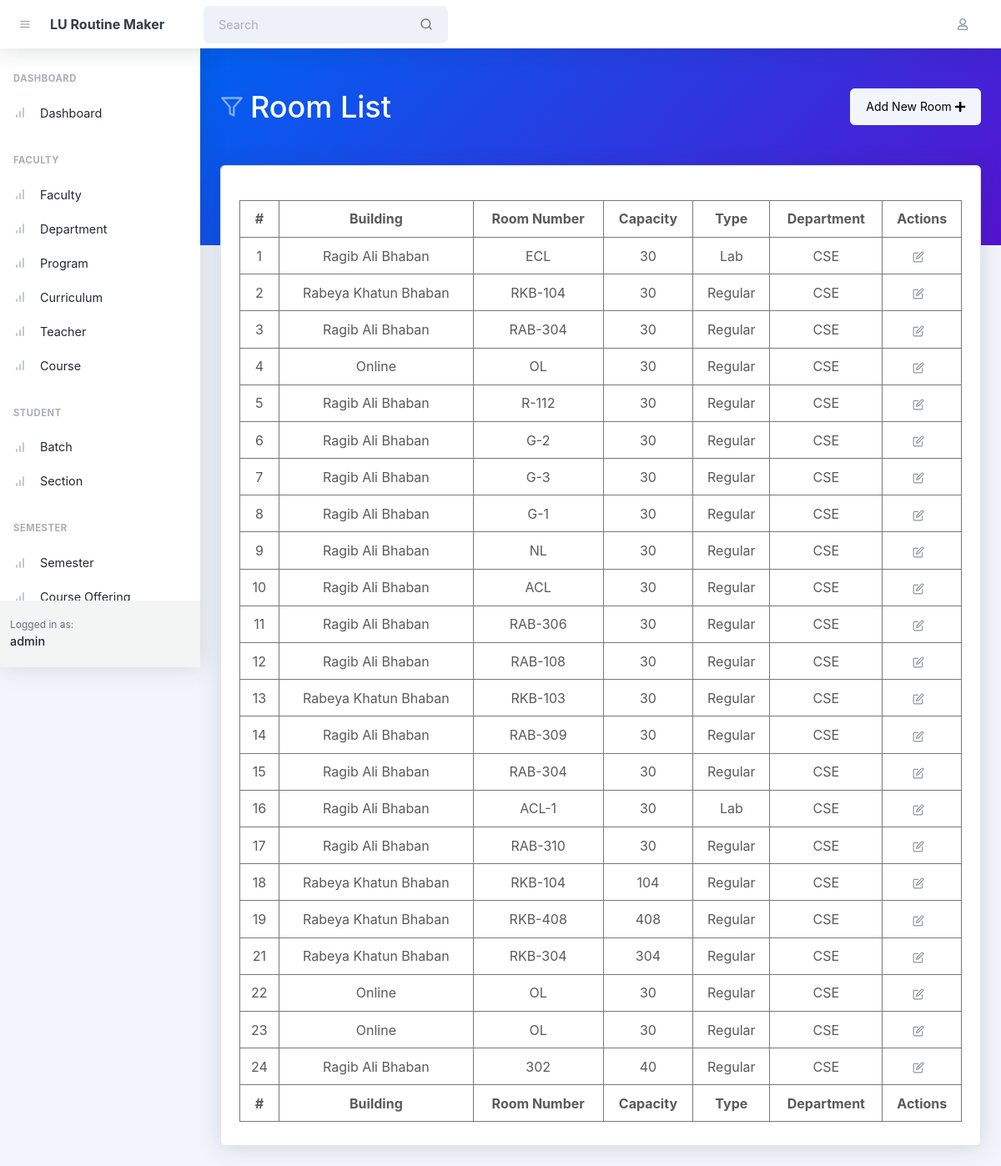
The app's page /rooms/ (signed in) with its own data.
### routine/models.py (models this page shows, shortened)
class Room(AbstractTimestampModel):
    class RoomType(models.TextChoices):
        REGULAR = 'regular', _('Regular')
        LAB = 'lab', _('Lab')
    building = models.ForeignKey(
        verbose_name=_('Building'),
        to='routine.Building',
        related_name='rooms',
        on_delete=models.CASCADE,
        null=True
    )
    room_number = models.CharField(
        verbose_name=_('Room Number/ Name'), max_length=32)
    capacity = models.IntegerField(verbose_name=_('Room Number'))
    type = models.CharField(
        verbose_name=_('Type'),
        choices=RoomType.choices,
        max_length=10
    )
    department = models.ForeignKey(
        verbose_name=_('Department'),
        to='faculty.Department',
        related_name='rooms',
        on_delete=models.CASCADE,
        null=True
    )
    class Meta:
        verbose_name = _('Room')
        verbose_name_plural = _('Rooms')

class Building(AbstractTimestampModel):
    title = models.CharField(verbose_name=_('Title'), max_length=255)
    class Meta:
        verbose_name = _('Building')
        verbose_name_plural = _('Buildings')

### faculty/models.py (models this page shows, shortened)
class Department(AbstractTimestampModel):
    department_id = models.CharField(verbose_name=_(
        'Short Code'), max_length=32, unique=True)
    title = models.CharField(verbose_name=_(
        'Title'), max_length=255, unique=True)
    faculty = models.ForeignKey(
        verbose_name=_('Faculty'),
        to='faculty.Faculty',
        related_name='departments',
        on_delete=models.CASCADE,
        null=True
    )
    class Meta:
        verbose_name = _('Department')
        verbose_name_plural = _('Departments')

### routine/views.py (the view)
# urls.py: path('rooms/', views.RoomListView.as_view(), name='room_list'),
@method_decorator(login_required, name='dispatch')
class RoomListView(ListView):
    model = Room
    template_name = 'room_list.html'
    context_object_name = 'rooms'
    def get_context_data(self, **kwargs):
        context = super().get_context_data(**kwargs)
        context['user'] = self.request.user
        return context

### routine/templates/room_list.html (shortened to what this page needs)
{% extends 'base.html' %}
{% block body_header %}
    <header class="page-header page-header-dark bg-gradient-primary-to-secondary pb-10">
        <div class="container-xl px-4">
            <div class="page-header-content pt-4">
                <div class="d-flex justify-content-between">
                    <div class="col-auto mt-4">
                        <h1 class="page-header-title">
                            <div class="page-header-icon"><i data-feather="filter"></i></div>
                            Room List
                        </h1>
                    </div>
                    <div class="mt-4">
                        <a href="{% url 'routine:room_create' %}" class="btn btn-light">Add New Room&nbsp;<i class="fas fa-plus"></i> </a>
                    </div>
                </div>
            </div>
        </div>
    </header>
{% endblock body_header %}
{% block body %}
    <div class="container-xl px-4 mt-n10">
        <div class="card mb-4">
            <div class="card-body">
                <table id="datatablesSimple">
                    <thead>
                    <tr>
                        <th>#</th>
                        <th>Building</th>
                        <th>Room Number</th>
                        <th>Capacity</th>
                        <th>Type</th>
                        <th>Department</th>
                        <th>Actions</th>
                    </tr>
                    </thead>
                    <tfoot>
                    <tr>
                        <th>#</th>
                        <th>Building</th>
                        <th>Room Number</th>
                        <th>Capacity</th>
                        <th>Type</th>
                        <th>Department</th>
                        <th>Actions</th>
                    </tr>
                    </tfoot>
                    <tbody>
                    {% for room in rooms %}
                        <tr>
                            <td>{{ room.id }}</td>
                            <td>{{ room.building.title | title }}</td>
                            <td>{{ room.room_number }}</td>
                            <td>{{ room.capacity }}</td>
                            <td>{{ room.type | title }}</td>
                            <td>{{ room.department.department_id | upper }}</td>
                            <td class="text-center">
                                <a href="{% url 'routine:room_update' %}?id={{ room.id }}" class="btn btn-datatable btn-icon btn-transparent-dark me-2"><i
                                        data-feather="edit"></i></a>
                            </td>
                        </tr>
                    {% endfor %}
                    </tbody>
                </table>
            </div>
        </div>
    </div>
{% endblock %}

### records on screen
Room: id "1", building "Ragib Ali Bhaban", room_number "ECL", capacity "30", type "Lab", department.department_id "CSE"
Room: id "2", building "Rabeya Khatun Bhaban", room_number "RKB-104", capacity "30", type "Regular", department.department_id "CSE"
Room: id "3", building "Ragib Ali Bhaban", room_number "RAB-304", capacity "30", type "Regular", department.department_id "CSE"
Room: id "4", building "Online", room_number "OL", capacity "30", type "Regular", department.department_id "CSE"
Room: id "5", building "Ragib Ali Bhaban", room_number "R-112", capacity "30", type "Regular", department.department_id "CSE"
Room: id "6", building "Ragib Ali Bhaban", room_number "G-2", capacity "30", type "Regular", department.department_id "CSE"
Room: id "7", building "Ragib Ali Bhaban", room_number "G-3", capacity "30", type "Regular", department.department_id "CSE"
Room: id "8", building "Ragib Ali Bhaban", room_number "G-1", capacity "30", type "Regular", department.department_id "CSE"
Room: id "9", building "Ragib Ali Bhaban", room_number "NL", capacity "30", type "Regular", department.department_id "CSE"
Room: id "10", building "Ragib Ali Bhaban", room_number "ACL", capacity "30", type "Regular", department.department_id "CSE"
Room: id "11", building "Ragib Ali Bhaban", room_number "RAB-306", capacity "30", type "Regular", department.department_id "CSE"
Room: id "12", building "Ragib Ali Bhaban", room_number "RAB-108", capacity "30", type "Regular", department.department_id "CSE"
Room: id "13", building "Rabeya Khatun Bhaban", room_number "RKB-103", capacity "30", type "Regular", department.department_id "CSE"
Room: id "14", building "Ragib Ali Bhaban", room_number "RAB-309", capacity "30", type "Regular", department.department_id "CSE"
Room: id "15", building "Ragib Ali Bhaban", room_number "RAB-304", capacity "30", type "Regular", department.department_id "CSE"
Room: id "16", building "Ragib Ali Bhaban", room_number "ACL-1", capacity "30", type "Lab", department.department_id "CSE"
Room: id "17", building "Ragib Ali Bhaban", room_number "RAB-310", capacity "30", type "Regular", department.department_id "CSE"
Room: id "18", building "Rabeya Khatun Bhaban", room_number "RKB-104", capacity "104", type "Regular", department.department_id "CSE"
Room: id "19", building "Rabeya Khatun Bhaban", room_number "RKB-408", capacity "408", type "Regular", department.department_id "CSE"
Room: id "21", building "Rabeya Khatun Bhaban", room_number "RKB-304", capacity "304", type "Regular", department.department_id "CSE"
Room: id "22", building "Online", room_number "OL", capacity "30", type "Regular", department.department_id "CSE"
Room: id "23", building "Online", room_number "OL", capacity "30", type "Regular", department.department_id "CSE"
Room: id "24", building "Ragib Ali Bhaban", room_number "302", capacity "40", type "Regular", department.department_id "CSE"
